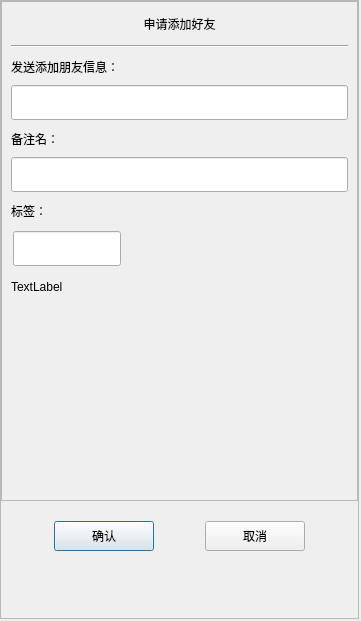
<?xml version="1.0" encoding="UTF-8"?>
<ui version="4.0">
 <class>ApplyFriend</class>
 <widget class="QDialog" name="ApplyFriend">
  <property name="geometry">
   <rect>
    <x>0</x>
    <y>0</y>
    <width>361</width>
    <height>621</height>
   </rect>
  </property>
  <property name="minimumSize">
   <size>
    <width>361</width>
    <height>621</height>
   </size>
  </property>
  <property name="maximumSize">
   <size>
    <width>361</width>
    <height>621</height>
   </size>
  </property>
  <property name="windowTitle">
   <string>Dialog</string>
  </property>
  <layout class="QVBoxLayout" name="verticalLayout">
   <property name="leftMargin">
    <number>0</number>
   </property>
   <property name="topMargin">
    <number>0</number>
   </property>
   <property name="rightMargin">
    <number>2</number>
   </property>
   <property name="bottomMargin">
    <number>2</number>
   </property>
   <item>
    <widget class="QFrame" name="ApplyFriendFrame">
     <property name="frameShape">
      <enum>QFrame::Shape::StyledPanel</enum>
     </property>
     <property name="frameShadow">
      <enum>QFrame::Shadow::Raised</enum>
     </property>
     <layout class="QVBoxLayout" name="verticalLayout_7">
      <property name="spacing">
       <number>0</number>
      </property>
      <property name="leftMargin">
       <number>0</number>
      </property>
      <property name="topMargin">
       <number>0</number>
      </property>
      <property name="rightMargin">
       <number>0</number>
      </property>
      <property name="bottomMargin">
       <number>0</number>
      </property>
      <item>
       <widget class="QScrollArea" name="scrollArea">
        <property name="minimumSize">
         <size>
          <width>0</width>
          <height>500</height>
         </size>
        </property>
        <property name="widgetResizable">
         <bool>true</bool>
        </property>
        <widget class="QWidget" name="scrollcontent">
         <property name="geometry">
          <rect>
           <x>0</x>
           <y>0</y>
           <width>355</width>
           <height>498</height>
          </rect>
         </property>
         <layout class="QVBoxLayout" name="verticalLayout_2">
          <property name="spacing">
           <number>0</number>
          </property>
          <property name="leftMargin">
           <number>0</number>
          </property>
          <property name="rightMargin">
           <number>0</number>
          </property>
          <item>
           <widget class="QLabel" name="apply_lb">
            <property name="minimumSize">
             <size>
              <width>0</width>
              <height>25</height>
             </size>
            </property>
            <property name="maximumSize">
             <size>
              <width>16777215</width>
              <height>25</height>
             </size>
            </property>
            <property name="text">
             <string>申请添加好友</string>
            </property>
            <property name="alignment">
             <set>Qt::AlignmentFlag::AlignCenter</set>
            </property>
           </widget>
          </item>
          <item>
           <widget class="QWidget" name="apply_wid" native="true">
            <layout class="QVBoxLayout" name="verticalLayout_3">
             <item>
              <widget class="Line" name="line">
               <property name="orientation">
                <enum>Qt::Orientation::Horizontal</enum>
               </property>
              </widget>
             </item>
             <item>
              <widget class="QLabel" name="label">
               <property name="minimumSize">
                <size>
                 <width>0</width>
                 <height>25</height>
                </size>
               </property>
               <property name="maximumSize">
                <size>
                 <width>16777215</width>
                 <height>25</height>
                </size>
               </property>
               <property name="text">
                <string>发送添加朋友信息：</string>
               </property>
              </widget>
             </item>
             <item>
              <widget class="CustomEdit" name="name_ed">
               <property name="minimumSize">
                <size>
                 <width>0</width>
                 <height>35</height>
                </size>
               </property>
               <property name="maximumSize">
                <size>
                 <width>16777215</width>
                 <height>35</height>
                </size>
               </property>
              </widget>
             </item>
             <item>
              <widget class="QLabel" name="label_2">
               <property name="minimumSize">
                <size>
                 <width>0</width>
                 <height>25</height>
                </size>
               </property>
               <property name="maximumSize">
                <size>
                 <width>16777215</width>
                 <height>25</height>
                </size>
               </property>
               <property name="text">
                <string>备注名：</string>
               </property>
              </widget>
             </item>
             <item>
              <widget class="CustomEdit" name="back_ed">
               <property name="minimumSize">
                <size>
                 <width>0</width>
                 <height>35</height>
                </size>
               </property>
               <property name="maximumSize">
                <size>
                 <width>16777215</width>
                 <height>35</height>
                </size>
               </property>
              </widget>
             </item>
             <item>
              <widget class="QLabel" name="label_3">
               <property name="minimumSize">
                <size>
                 <width>0</width>
                 <height>25</height>
                </size>
               </property>
               <property name="maximumSize">
                <size>
                 <width>16777215</width>
                 <height>25</height>
                </size>
               </property>
               <property name="text">
                <string>标签：</string>
               </property>
              </widget>
             </item>
             <item>
              <widget class="QWidget" name="lb_group_wid" native="true">
               <property name="minimumSize">
                <size>
                 <width>0</width>
                 <height>50</height>
                </size>
               </property>
               <layout class="QVBoxLayout" name="verticalLayout_4">
                <property name="spacing">
                 <number>0</number>
                </property>
                <property name="leftMargin">
                 <number>0</number>
                </property>
                <property name="topMargin">
                 <number>0</number>
                </property>
                <property name="rightMargin">
                 <number>0</number>
                </property>
                <property name="bottomMargin">
                 <number>0</number>
                </property>
                <item>
                 <widget class="QWidget" name="gridWidget" native="true">
                  <property name="minimumSize">
                   <size>
                    <width>0</width>
                    <height>40</height>
                   </size>
                  </property>
                  <property name="maximumSize">
                   <size>
                    <width>16777215</width>
                    <height>40</height>
                   </size>
                  </property>
                  <widget class="CustomEdit" name="lb_ed">
                   <property name="geometry">
                    <rect>
                     <x>2</x>
                     <y>2</y>
                     <width>108</width>
                     <height>35</height>
                    </rect>
                   </property>
                   <property name="minimumSize">
                    <size>
                     <width>0</width>
                     <height>35</height>
                    </size>
                   </property>
                   <property name="maximumSize">
                    <size>
                     <width>16777215</width>
                     <height>35</height>
                    </size>
                   </property>
                  </widget>
                 </widget>
                </item>
                <item>
                 <widget class="QWidget" name="input_tip_wid" native="true">
                  <property name="minimumSize">
                   <size>
                    <width>0</width>
                    <height>35</height>
                   </size>
                  </property>
                  <property name="maximumSize">
                   <size>
                    <width>16777215</width>
                    <height>35</height>
                   </size>
                  </property>
                  <layout class="QVBoxLayout" name="verticalLayout_5">
                   <property name="spacing">
                    <number>0</number>
                   </property>
                   <property name="leftMargin">
                    <number>0</number>
                   </property>
                   <property name="topMargin">
                    <number>0</number>
                   </property>
                   <property name="rightMargin">
                    <number>0</number>
                   </property>
                   <property name="bottomMargin">
                    <number>0</number>
                   </property>
                   <item>
                    <widget class="ClickedOnceLabel" name="tip_lb">
                     <property name="text">
                      <string>TextLabel</string>
                     </property>
                    </widget>
                   </item>
                  </layout>
                 </widget>
                </item>
               </layout>
              </widget>
             </item>
             <item>
              <widget class="QWidget" name="widget" native="true">
               <layout class="QHBoxLayout" name="horizontalLayout_2">
                <property name="leftMargin">
                 <number>0</number>
                </property>
                <property name="topMargin">
                 <number>0</number>
                </property>
                <property name="rightMargin">
                 <number>0</number>
                </property>
                <property name="bottomMargin">
                 <number>0</number>
                </property>
                <item>
                 <widget class="QWidget" name="lb_list" native="true">
                  <property name="minimumSize">
                   <size>
                    <width>287</width>
                    <height>50</height>
                   </size>
                  </property>
                  <property name="maximumSize">
                   <size>
                    <width>287</width>
                    <height>16777215</height>
                   </size>
                  </property>
                 </widget>
                </item>
                <item>
                 <widget class="QWidget" name="more_lb_wid" native="true">
                  <property name="minimumSize">
                   <size>
                    <width>30</width>
                    <height>0</height>
                   </size>
                  </property>
                  <property name="maximumSize">
                   <size>
                    <width>30</width>
                    <height>16777215</height>
                   </size>
                  </property>
                  <layout class="QVBoxLayout" name="verticalLayout_6">
                   <property name="spacing">
                    <number>0</number>
                   </property>
                   <property name="leftMargin">
                    <number>0</number>
                   </property>
                   <property name="topMargin">
                    <number>0</number>
                   </property>
                   <property name="rightMargin">
                    <number>0</number>
                   </property>
                   <property name="bottomMargin">
                    <number>0</number>
                   </property>
                   <item>
                    <spacer name="verticalSpacer_3">
                     <property name="orientation">
                      <enum>Qt::Orientation::Vertical</enum>
                     </property>
                     <property name="sizeHint" stdset="0">
                      <size>
                       <width>20</width>
                       <height>40</height>
                      </size>
                     </property>
                    </spacer>
                   </item>
                   <item>
                    <widget class="ClickedOnceLabel" name="more_lb">
                     <property name="minimumSize">
                      <size>
                       <width>25</width>
                       <height>25</height>
                      </size>
                     </property>
                     <property name="maximumSize">
                      <size>
                       <width>25</width>
                       <height>25</height>
                      </size>
                     </property>
                     <property name="text">
                      <string/>
                     </property>
                    </widget>
                   </item>
                   <item>
                    <spacer name="verticalSpacer_4">
                     <property name="orientation">
                      <enum>Qt::Orientation::Vertical</enum>
                     </property>
                     <property name="sizeHint" stdset="0">
                      <size>
                       <width>20</width>
                       <height>40</height>
                      </size>
                     </property>
                    </spacer>
                   </item>
                  </layout>
                 </widget>
                </item>
               </layout>
              </widget>
             </item>
            </layout>
           </widget>
          </item>
         </layout>
        </widget>
       </widget>
      </item>
      <item>
       <spacer name="verticalSpacer">
        <property name="orientation">
         <enum>Qt::Orientation::Vertical</enum>
        </property>
        <property name="sizeType">
         <enum>QSizePolicy::Policy::Fixed</enum>
        </property>
        <property name="sizeHint" stdset="0">
         <size>
          <width>20</width>
          <height>10</height>
         </size>
        </property>
       </spacer>
      </item>
      <item>
       <widget class="QWidget" name="apply_sure_wid" native="true">
        <property name="minimumSize">
         <size>
          <width>0</width>
          <height>50</height>
         </size>
        </property>
        <layout class="QHBoxLayout" name="horizontalLayout">
         <item>
          <spacer name="horizontalSpacer">
           <property name="orientation">
            <enum>Qt::Orientation::Horizontal</enum>
           </property>
           <property name="sizeHint" stdset="0">
            <size>
             <width>40</width>
             <height>20</height>
            </size>
           </property>
          </spacer>
         </item>
         <item>
          <widget class="MyClickedBtn" name="sure_btn">
           <property name="minimumSize">
            <size>
             <width>100</width>
             <height>30</height>
            </size>
           </property>
           <property name="text">
            <string>确认</string>
           </property>
          </widget>
         </item>
         <item>
          <spacer name="horizontalSpacer_3">
           <property name="orientation">
            <enum>Qt::Orientation::Horizontal</enum>
           </property>
           <property name="sizeHint" stdset="0">
            <size>
             <width>40</width>
             <height>20</height>
            </size>
           </property>
          </spacer>
         </item>
         <item>
          <widget class="MyClickedBtn" name="cancel_btn">
           <property name="minimumSize">
            <size>
             <width>100</width>
             <height>30</height>
            </size>
           </property>
           <property name="text">
            <string>取消</string>
           </property>
          </widget>
         </item>
         <item>
          <spacer name="horizontalSpacer_2">
           <property name="orientation">
            <enum>Qt::Orientation::Horizontal</enum>
           </property>
           <property name="sizeHint" stdset="0">
            <size>
             <width>40</width>
             <height>20</height>
            </size>
           </property>
          </spacer>
         </item>
        </layout>
       </widget>
      </item>
      <item>
       <spacer name="verticalSpacer_2">
        <property name="orientation">
         <enum>Qt::Orientation::Vertical</enum>
        </property>
        <property name="sizeHint" stdset="0">
         <size>
          <width>20</width>
          <height>49</height>
         </size>
        </property>
       </spacer>
      </item>
     </layout>
    </widget>
   </item>
  </layout>
 </widget>
 <customwidgets>
  <customwidget>
   <class>MyClickedBtn</class>
   <extends>QPushButton</extends>
   <header>myclickedbtn.h</header>
  </customwidget>
  <customwidget>
   <class>CustomEdit</class>
   <extends>QLineEdit</extends>
   <header>customedit.h</header>
  </customwidget>
  <customwidget>
   <class>ClickedOnceLabel</class>
   <extends>QLabel</extends>
   <header>clickedoncelabel.h</header>
  </customwidget>
 </customwidgets>
 <resources/>
 <connections/>
</ui>
